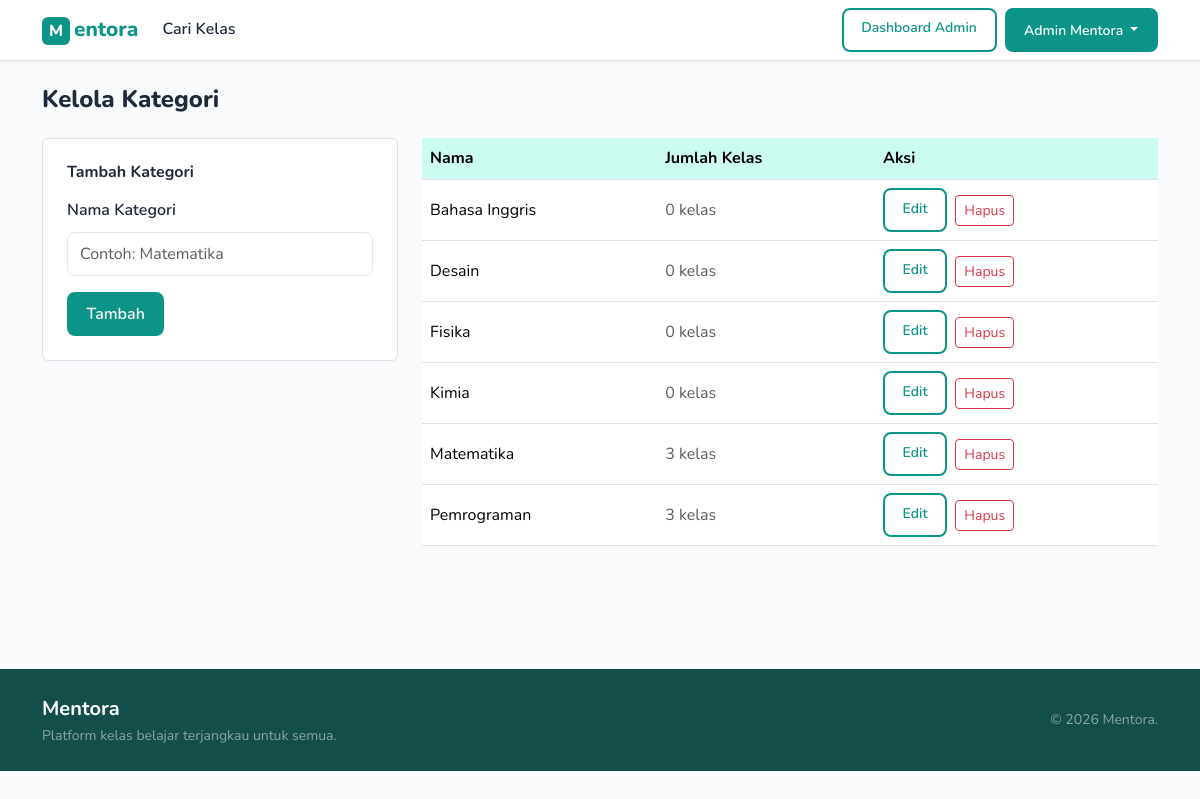
The app's page /admin/kategori.php (signed in) with its own data.
### tables this page shows
CREATE TABLE categories (
    id INT AUTO_INCREMENT PRIMARY KEY,
    nama VARCHAR(100) NOT NULL UNIQUE
);

### includes/functions.php (called while the page is built, shortened)
<?php
function base_url($path = '') {
    $protocol = (!empty($_SERVER['HTTPS']) && $_SERVER['HTTPS'] !== 'off') ? 'https' : 'http';
    $host = $_SERVER['HTTP_HOST'] ?? 'localhost';
    $script = str_replace('\\', '/', $_SERVER['SCRIPT_NAME'] ?? '');
    $pos = strpos($script, '/mentora');
    $root = ($pos !== false) ? substr($script, 0, $pos + 8) : '';
    return $protocol . '://' . $host . $root . ($path ? '/' . ltrim($path, '/') : '');
}

### admin/kategori.php (the view, shortened to what this page needs)
<?php
require_once __DIR__ . '/../config/db.php';
require_once __DIR__ . '/../includes/functions.php';
$edit_item = null;
$categories = $conn->query('SELECT c.id, c.nama, COUNT(cs.id) AS jml FROM categories c LEFT JOIN courses cs ON cs.category_id=c.id GROUP BY c.id ORDER BY c.nama')->fetch_all(MYSQLI_ASSOC);
include __DIR__ . '/../includes/header.php';
?>
<div class="container">
    <h1 class="h4 fw-800 mb-4">Kelola Kategori</h1>
    <div class="row g-4">
        <div class="col-lg-4">
            <div class="bg-white border rounded p-4" style="border-radius:12px">
                <h2 class="h6 fw-700 mb-3"><?= $edit_item ? 'Edit Kategori' : 'Tambah Kategori' ?></h2>
                <form method="post">
                    <div class="mb-3">
                        <label for="nama" class="form-label">Nama Kategori</label>
                        <input type="text" id="nama" name="nama" class="form-control" required
                            value="<?= htmlspecialchars($edit_item['nama'] ?? '') ?>"
                            placeholder="Contoh: Matematika">
                    </div>
                    <div class="d-flex gap-2">
                        <button type="submit" class="btn btn-teal"><?= $edit_item ? 'Simpan' : 'Tambah' ?></button>
                    </div>
                </form>
            </div>
        </div>
        <div class="col-lg-8">
            <div class="table-responsive">
                <table class="table table-hover align-middle">
                    <thead>
                        <tr><th>Nama</th><th>Jumlah Kelas</th><th>Aksi</th></tr>
                    </thead>
                    <tbody>
                        <?php foreach ($categories as $c): ?>
                            <tr>
                                <td class="fw-600"><?= htmlspecialchars($c['nama']) ?></td>
                                <td class="text-muted"><?= $c['jml'] ?> kelas</td>
                                <td>
                                    <a href="<?= base_url('admin/kategori.php?edit=' . $c['id']) ?>"
                                       class="btn btn-sm btn-outline-teal">Edit</a>
                                    <form method="post" class="d-inline ms-1">
                                        <button type="submit" class="btn btn-sm btn-outline-danger"
                                            data-confirm="Hapus kategori <?= htmlspecialchars($c['nama']) ?>?">
                                            Hapus
                                        </button>
                                    </form>
                                </td>
                            </tr>
                        <?php endforeach; ?>
                    </tbody>
                </table>
            </div>
        </div>
    </div>
</div>
<?php include __DIR__ . '/../includes/footer.php'; ?>

### assets/css/style.css (style rules this page uses)
:root { --teal: #0d9488; --teal-dark: #0f766e; --teal-light: #ccfbf1; --amber: #f59e0b; --amber-dark: #d97706; --text: #1e293b; --text-muted: #64748b; --bg: #f8fafc; --white: #ffffff; --border: #e2e8f0; --radius: 8px; --radius-lg: 14px; }
*, *::before, *::after { box-sizing: border-box; }
body { font-family: 'Nunito', system-ui, sans-serif; color: var(--text); background: var(--bg); line-height: 1.6; }
h1, h2, h3, h4, h5, h6 { font-weight: 700; line-height: 1.3; }
.fw-800 { font-weight: 800; }
.fw-700 { font-weight: 700; }
a[href], button, summary, select, input[type="checkbox"], input[type="radio"], label[for="imgPreviewInput"], [role="button"], [role="tab"], .upload-area, .btn { cursor: pointer; }
.btn-teal { background: var(--teal); color: #fff; border: 2px solid var(--teal); border-radius: var(--radius); font-weight: 600; padding: 0.45rem 1.1rem; transition: background .18s, border-color .18s; min-height: 44px; }
.btn-outline-teal { background: transparent; color: var(--teal); border: 2px solid var(--teal); border-radius: var(--radius); font-weight: 600; padding: 0.45rem 1.1rem; transition: background .18s, color .18s; min-height: 44px; }
.form-control, .form-select { border-radius: var(--radius); border: 1.5px solid var(--border); font-family: 'Nunito', sans-serif; min-height: 44px; }
label { font-weight: 600; }
.table th { background: var(--teal-light); font-weight: 700; }

### records on screen
categories: nama "Bahasa Inggris", jml "0"
categories: nama "Desain", jml "0"
categories: nama "Fisika", jml "0"
categories: nama "Kimia", jml "0"
categories: nama "Matematika", jml "3"
categories: nama "Pemrograman", jml "3"

### other values on screen
$_SESSION['nama'] "Admin Mentora"
